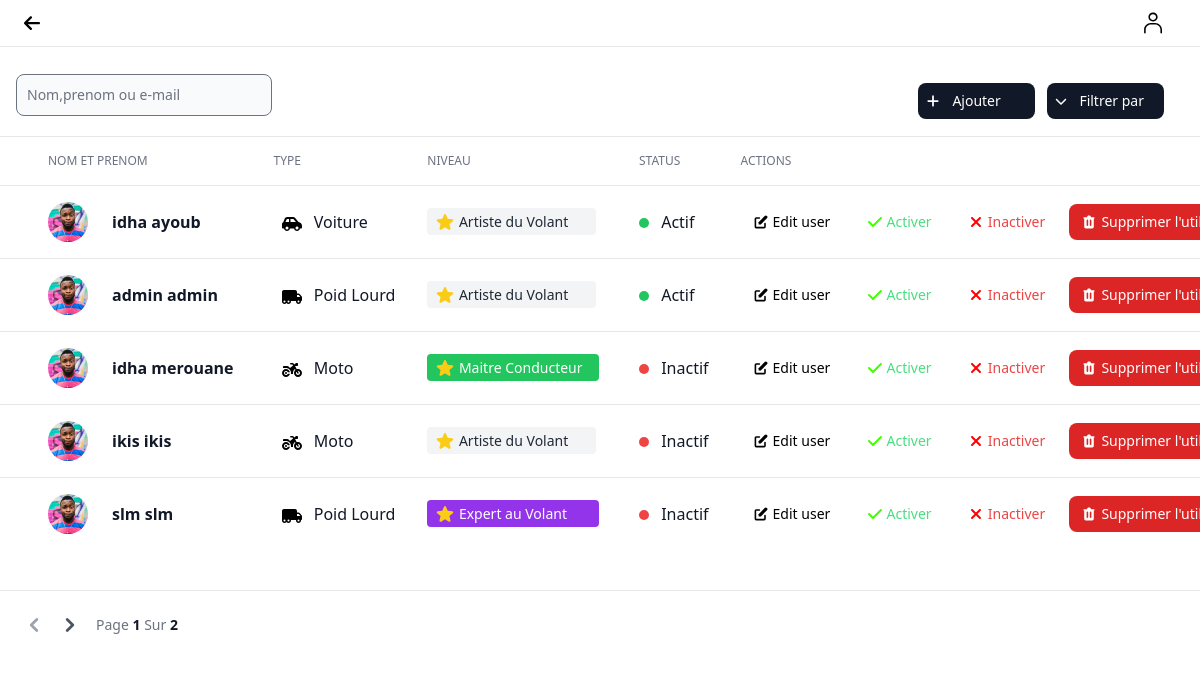
Page /drivers_list on the earlier database version.
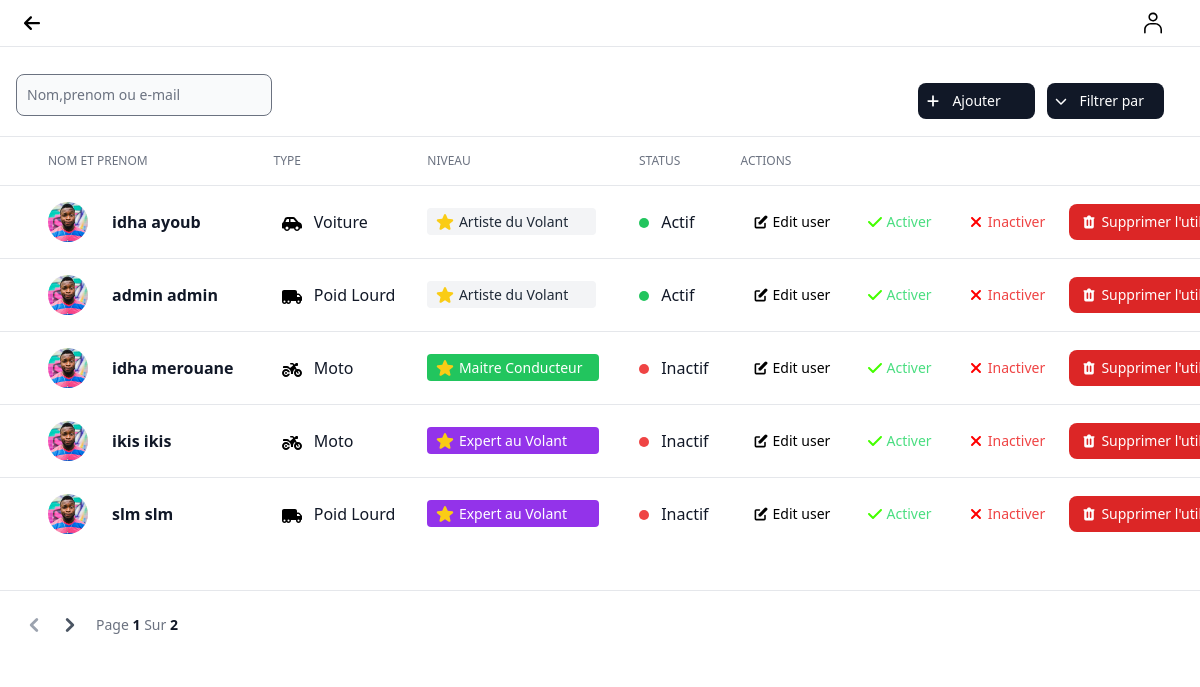
Same page on the later database version.
### app/models.py (models this page shows, shortened)
class Driver(models.Model):
    CAR = 'Voiture'
    MOTO = 'Moto'
    POIDS_LOURD = 'Poids Lourd'
    VEHICLE_CHOICES = [
        (CAR ,'Voiture'),
        (MOTO ,'Moto'),
        (POIDS_LOURD ,'Poids lourd'),
    ]
    Artiste_du_Volant='Artiste du Volant'
    Maitre_Conducteur='Maitre Conducteur'
    Expert_au_Volant='Expert au Volant'
    LEVEL_CHOICES=[
        (Artiste_du_Volant, 'Artiste du Volant'),
        (Maitre_Conducteur, 'Maitre Conducteur'),
        (Expert_au_Volant, 'Expert au Volant'),
    ]
    user=models.OneToOneField(User,on_delete=models.CASCADE,null=True)
    level=models.CharField(max_length=20,choices=LEVEL_CHOICES,null=True)
    is_driver=models.BooleanField(null=True)
    vehicle = models.CharField(max_length=20, choices=VEHICLE_CHOICES,null=True)

class User_otherfields(models.Model):
    user=models.OneToOneField(User,on_delete=models.CASCADE,null=True)
    profile_image=models.ImageField(upload_to="static" , null=True)
    cni=models.CharField(max_length=10,blank=True)

### sfe/views.py (the view)
# urls.py: path('drivers_list',views.drivers_list,name="drivers_list"),
def drivers_list(request):
    users = Driver.objects.all()
    user_otherfields=User_otherfields.objects.all()
    paginator = Paginator(users, 5)
    page_number = request.GET.get('page')
    page_obj = paginator.get_page(page_number)
    if page_obj is EmptyPage:
        render("userslist")
    user_approved = User.objects.filter(is_active=True)
    user_inapproved = User.objects.filter(is_active=False)
    context = {
        'users':users,
        'page_obj': page_obj,
        'user_approved': user_approved,
        'user_inapproved': user_inapproved,
        'user_otherfields':user_otherfields,
    }
    return render(request,"adm/drivers_list.html",context)

### templates/adm/drivers_list.html (shortened to what the changed rows need)
{% extends 'admdashnav.html' %}
{% load static tailwind_tags %}
{% load static %}
{% block content %}
            {% include "msg/msg.html" %}
<div class="flex flex-col pb-10">
    <div class="overflow-x-auto">
        <div class="inline-block min-w-full align-middle">
            <div class="overflow-hidden shadow">
                <table class="min-w-full divide-y divide-gray-200 table-fixed ">
                    <thead class="bg-white">
                        <tr>
                            <th scope="col" class="p-3">
                            </th>
                            <th scope="col" class="p-4 text-xs font-medium text-left text-gray-500 uppercase ">
                                Nom et prenom
                            </th>
                            <th scope="col" class="p-4 text-xs font-medium text-left text-gray-500 uppercase ">
                                Type
                            </th>
                            <th scope="col" class="p-4 text-xs font-medium text-left text-gray-500 uppercase ">
                                Niveau
                            </th>
                            <th scope="col" class="p-4 text-xs font-medium text-left text-gray-500 uppercase ">
                                Status
                            </th>
                            <th scope="col" class="p-4 text-xs font-medium text-left text-gray-500 uppercase ">
                                Actions
                            </th>
                        </tr>
                    </thead>
                    {% for i in page_obj  %}
                    <tbody class="bg-white divide-y divide-gray-200  ">
                        <tr class="hover:bg-gray-100 ">
                            <td class="w-4 p-4">
                            </td>
                            <td class="flex items-center p-4 mr-12 space-x-6 whitespace-nowrap">
                                <img class="w-10 h-10 rounded-full" src="{{i.user.user_otherfields.profile_image.url}}" alt="{{ i.user.username }}">
                                <div class="text-sm font-normal text-gray-500 ">
                                    <div class="text-base font-semibold text-gray-900 "><button > <a href="{% url 'profile' user_id=i.user.id %}"> {{i.user.last_name}} {{i.user.first_name}} </a></button></div>
                                </div>
                            </td>
                            {% if i.vehicle == "Voiture" %}
                            <td class="p-4 text-base font-medium text-gray-900 whitespace-nowrap ">
                              <svg xmlns="http://www.w3.org/2000/svg" class="inline-block w-5 mx-2" viewBox="0 0 640 512"><path d="M171.3 96H224v96H111.3l30.4-75.9C146.5 104 158.2 96 171.3 96zM272 192V96h81.2c9.7 0 18.9 4.4 25 12l67.2 84H272zm256.2 1L428.2 68c-18.2-22.8-45.8-36-75-36H171.3c-39.3 0-74.6 23.9-89.1 60.3L40.6 196.4C16.8 205.8 0 228.9 0 256V368c0 17.7 14.3 32 32 32H65.3c7.6 45.4 47.1 80 94.7 80s87.1-34.6 94.7-80H385.3c7.6 45.4 47.1 80 94.7 80s87.1-34.6 94.7-80H608c17.7 0 32-14.3 32-32V320c0-65.2-48.8-119-111.8-127zM434.7 368a48 48 0 1 1 90.5 32 48 48 0 1 1 -90.5-32zM160 336a48 48 0 1 1 0 96 48 48 0 1 1 0-96z"/></svg>
                              Voiture
                            </td>
                            {% elif  i.vehicle == 'Moto' %}
                            <td class="p-4 text-base font-medium text-gray-900 whitespace-nowrap ">
                              Moto
                            </td>
                            {% endif %}
                             {% if i.level == 'Artiste du Volant' %}
                             <td class="p-4 text-base font-medium text-gray-900 whitespace-nowrap ">
                              <span class="bg-gray-100 text-gray-800 text-sm font-medium me-2 py-1 pl-2 pr-5 rounded  ">
                                      <p class="me-2 inline-block ">Artiste du Volant</p>
                              </span>
                            </td>
                            {% elif i.level == 'Maitre Conducteur' %}
                            <td class="p-4 text-base font-medium text-gray-900 whitespace-nowrap ">
                              <span class="bg-green-500 text-white text-sm font-medium me-2 py-1 px-2 rounded  ">
                                        <svg xmlns="http://www.w3.org/2000/svg" viewBox="0 0 24 24" fill="currentColor"
                                        class="-mt-0.5 h-5 w-5 text-yellow-400 inline-block ">
                                        <path fill-rule="evenodd"
                                          d="M10.788 3.21c.448-1.077 1.976-1.077 2.424 0l2.082 5.007 5.404.433c1.164.093 1.636 1.545.749 2.305l-4.117 3.527 1.257 5.273c.271 1.136-.964 2.033-1.96 1.425L12 18.354 7.373 21.18c-.996.608-2.231-.29-1.96-1.425l1.257-5.273-4.117-3.527c-.887-.76-.415-2.212.749-2.305l5.404-.433 2.082-5.006z"
                                          clip-rule="evenodd"></path>
                                      </svg>
                                      <p class="me-2 inline-block ">Maitre Conducteur</p>
                              </span>
                            </td>
                            {% else %}
                            <td class="p-4 text-base font-medium text-gray-900 whitespace-nowrap ">
                              <span class="bg-purple-600 text-white text-sm font-medium me-2 py-1 pl-2 pr-6 rounded  ">
                                      <p class="me-2 inline-block ">Expert au Volant</p>
                              </span>
                            </td>
                             {% endif %}
                             {% if i.user.is_active is True %}
                            <td class="p-4 text-base font-medium text-gray-900 whitespace-nowrap "><div class="h-2.5 w-2.5 rounded-full bg-green-500 me-2 inline-block"></div> Actif</td>
                            {% else %}
                            <td class="p-4 text-base font-medium text-gray-900 whitespace-nowrap "><div class="h-2.5 w-2.5 rounded-full bg-red-500 me-2 inline-block"></div> Inactif</td>
                            {% endif %}
                            <td class="p-4 space-x-2 whitespace-nowrap">
                                <button type="button" data-modal-target="edit-user-modal-{{user.id}}" data-modal-toggle="edit-user-modal-{{user.id}}" class="inline-flex items-center px-3 py-2 text-sm font-medium text-center text-black rounded-lg bg-primary-700 hover:bg-primary-800 focus:ring-4 focus:ring-primary-300 ">
                                    Edit user
                                </button>
                                <button type="button"  class="hover:underline inline-flex items-center px-3 py-2 text-sm font-medium text-center text-black rounded-lg bg-primary-700 hover:bg-primary-800 focus:ring-4 focus:ring-primary-300 ">
                                    <a href="{% url 'approve_user' user_id=user.id %}" class="text-green-400">Activer</a>
                                </button>
                                <button type="button"  class="hover:underline inline-flex items-center px-3 py-2 text-sm font-medium text-center text-black rounded-lg bg-primary-700 hover:bg-primary-800 focus:ring-4 focus:ring-primary-300 ">
                                    <a href="{% url 'inapprove_user' user_id=user.id %}" class="text-red-500 ">Inactiver</a>
                                </button>
                                <button type="button" data-modal-target="delete-user-modal-{{user.id}}" data-modal-toggle="delete-user-modal-{{user.id}}" class="inline-flex items-center px-3 py-2 text-sm font-medium text-center text-white bg-red-600 rounded-lg hover:bg-red-800 focus:ring-4 focus:ring-red-300 dark:focus:ring-red-900">
                                    Supprimer l'utilisateur
                                </button>
                            </td>
                        </tr>
                    </tbody>
                    {% endfor %}
                </table>
            </div>
        </div>
    </div>
</div>
        {% endblock content %}

Differences in the rows shown:
changed Driver "ikis": level "Artiste du Volant" → "Expert au Volant"
